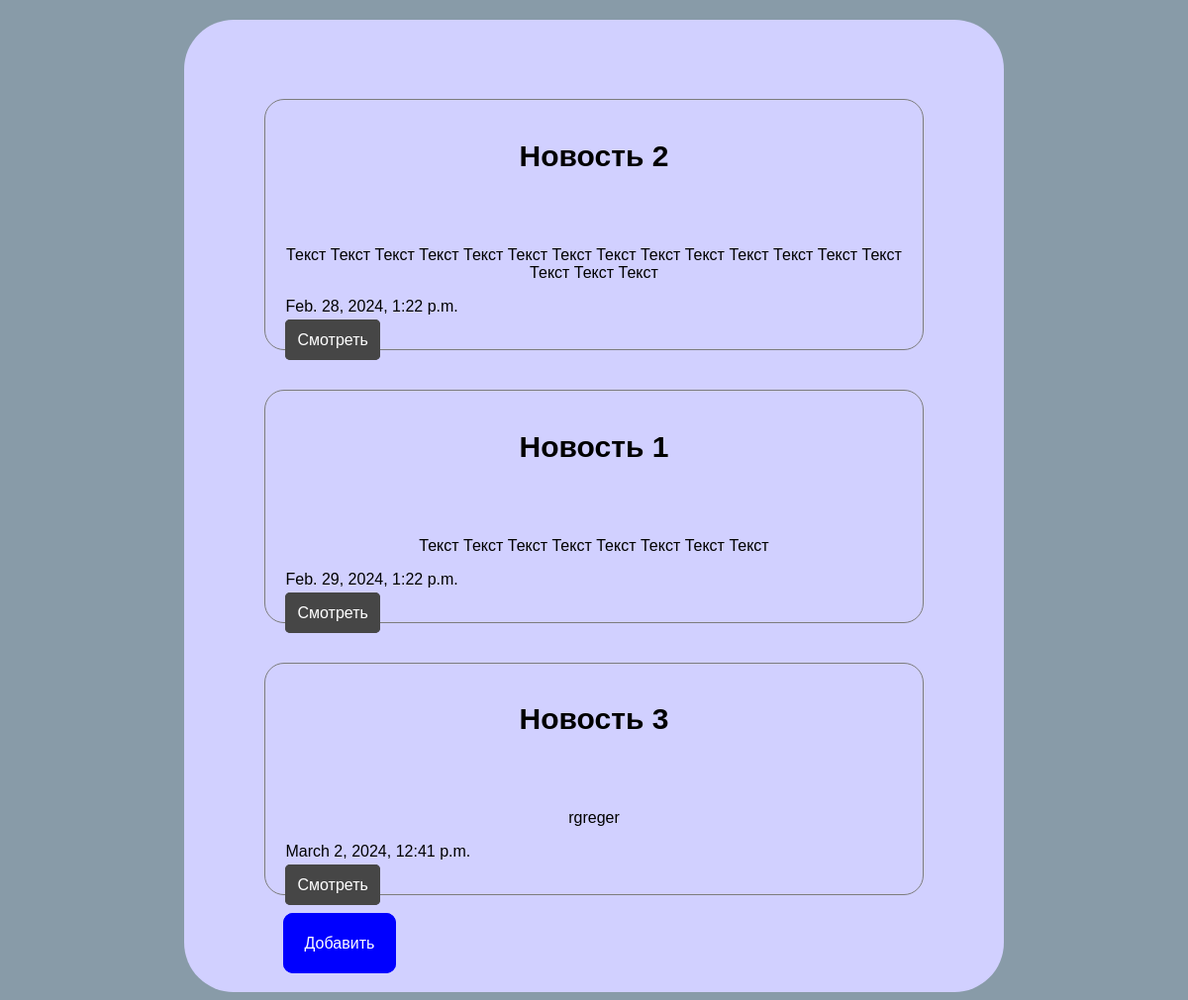
The page / on the database its author committed.
### newslist/models.py (models this page shows, shortened)
class Article(models.Model):
    header=models.CharField('Название', max_length=50)
    text=models.TextField('Текст', max_length=10000)
    dateTime=models.DateTimeField('Время и дата')
    class Meta:
        verbose_name='Новость'
        verbose_name_plural='Новости'

### newslist/views.py (the view)
# urls.py: path('', views.index, name='main_page'),
def index(request):
    news=Article.objects.order_by('dateTime')
    return render(request, 'newslist/index.html', {'news':news})

### newslist/templates/newslist/index.html (shortened to what this page needs)
{% extends 'newslist/layout.html' %}
{% block body %}
<div class="container">
    {% for el in news %}
<div class="new">
    <h4 class="name">{{ el.header }}</h4><br>
    <p class="text">{{ el.text }}</p>
    <p class="dateTime">{{ el.dateTime }}</p>
    <a class="view-btn" href="{% url 'news-detail' el.id %}">Смотреть</a>
</div>
    {% endfor %}
    <a class="add" href="{% url 'add' %}">Добавить</a>
</div>
{% endblock %}

### newslist/templates/newslist/layout.html (shortened to what this page needs)
<!doctype html>
<html lang="en">
<head>
</head>
<body>
    {% block body %}
    {% endblock %}
</body>
</html>

### newslist/templates/newslist/layout.html (style rules this page uses)
body { background-color: rgb(136, 155, 168); }
.container { background-color: rgb(209, 208, 255); margin-top: 20px; width: 70%; margin-left: auto; margin-right: auto; border-radius: 50px; padding-top: 40px; padding-bottom: 40px; }
.new { border: 1px solid rgb(124, 124, 124); border-radius: 20px; margin-top: 40px; margin-bottom: 40px; width: 80%; margin-left: auto; margin-right: auto; }
.name { font-size: 30px; text-align: center; }
* { font-family:Arial; text-decoration: none; }
.text { text-align: center; }
.dateTime { margin-left: 20px; }
.add { background-color: rgb(0, 0, 255); color: white; border-radius: 10px; padding: 20px; margin-left: 100px; transition: all 0.2s; border: 2px solid blue; }
.view-btn { padding: 10px; border-radius: 5px; background-color: rgb(70, 70, 70); color: white; transition: all 0.2s; border: 2px solid rgb(70, 70, 70); margin-left: 20px; }

### rows shown on the page
Article: header "Новость 2", text "Текст Текст Текст Текст Текст Текст Текст Текст Текст Текст Текст Текст Текст Текст Текст Текст Текст", dateTime "Feb. 28, 2024, 1:22 p.m."
Article: header "Новость 1", text "Текст Текст Текст Текст Текст Текст Текст Текст", dateTime "Feb. 29, 2024, 1:22 p.m."
Article: header "Новость 3", text "rgreger", dateTime "March 2, 2024, 12:41 p.m."
